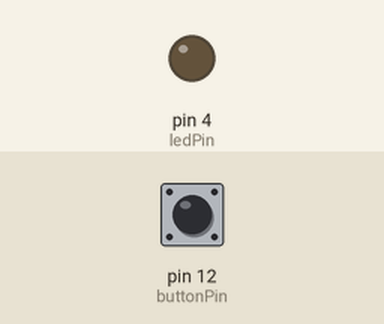
A sketch run on a simulated Arduino Uno, built with avr-gcc and run on an emulated ATmega328P. Parts: output pins drawn as LEDs (lit = HIGH). Inputs (shaded band) come from the test bench; at power-on: pin 12 (buttonPin) LOW.

Above: at 1.2 s.
1.3 s: pin 12 (buttonPin) pulled HIGH for 0.15 s
At 1.37 s:
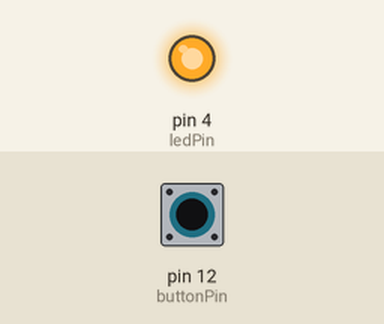
2.9 s: pin 12 (buttonPin) pulled HIGH for 3.2 s
At 6.7 s:
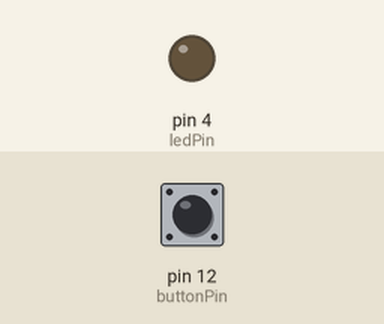
Timing chart, 0 to 8.2 s (numbered marks = the images above; inputs shaded):
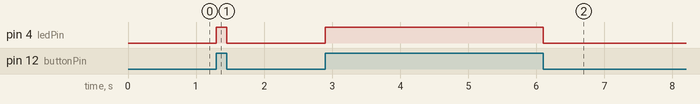

Measured:
- after the input at 1.3 s, pin 4 (ledPin): LOW → HIGH at once, → LOW 0.15 s later
- after the input at 2.9 s, pin 4 (ledPin): LOW → HIGH at once, → LOW 3.2 s later

The sketch:

lab04-2.ino
```cpp
int buttonPin = 12;
int ledPin = 4;
bool buttonState = 0;

void setup() {
  // put your setup code here, to run once:
  pinMode(buttonPin, INPUT);
  pinMode(ledPin, OUTPUT);
}

void loop() {
  // put your main code here, to run repeatedly:
  buttonState = digitalRead(buttonPin);
  if (buttonState == 1) {
    digitalWrite(ledPin, HIGH);
  } else {
    digitalWrite(ledPin, LOW);

  }
}
```
